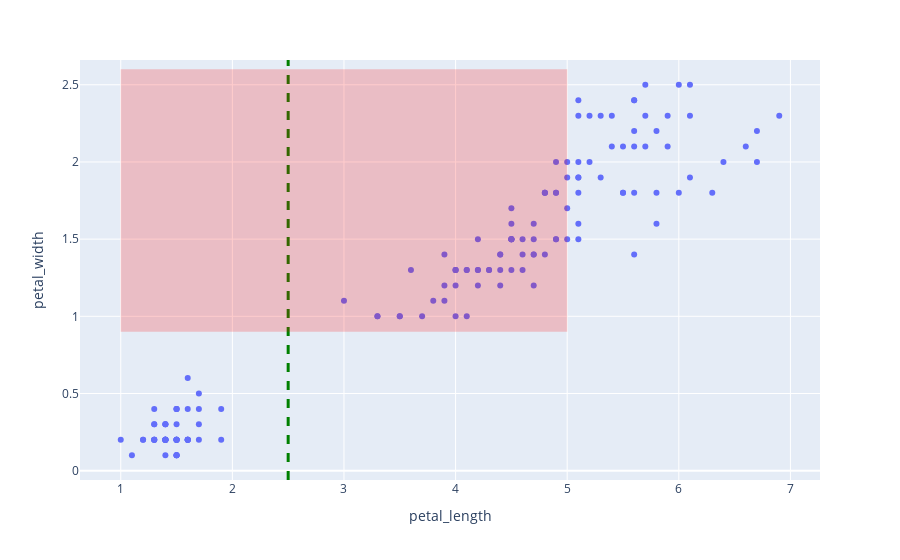

This figure's notebook cell:
### Code cell
import plotly.express as px

df = px.data.iris()
fig = px.scatter(df, x="petal_length", y="petal_width")
fig.add_vline(x=2.5, line_width=3, line_dash="dash", line_color="green")
fig.add_shape(y0=0.9, y1=2.6, x0=1, x1=5, line_width=0, fillcolor="red", opacity=0.2)
fig.show()

### Figure 1 — Plotly figure (JSON) as saved in the notebook; plotly's stock layout.template omitted (floating-point values rounded to 4 significant figures; data arrays with more than 128 entries replaced by an {"elided": "..."} marker saying what was removed)
{"data": [{"hovertemplate": "petal_length=%{x}<br>petal_width=%{y}<extra></extra>", "legendgroup": "", "marker": {"color": "#636efa", "symbol": "circle"}, "mode": "markers", "name": "", "orientation": "v", "showlegend": false, "type": "scatter", "x": {"elided": "150 float values"}, "xaxis": "x", "y": {"elided": "150 float values"}, "yaxis": "y"}], "layout": {"legend": {"tracegroupgap": 0}, "margin": {"t": 60}, "shapes": [{"line": {"color": "green", "dash": "dash", "width": 3}, "type": "line", "x0": 2.5, "x1": 2.5, "xref": "x", "y0": 0, "y1": 1, "yref": "y domain"}, {"fillcolor": "red", "line": {"width": 0}, "opacity": 0.2, "x0": 1, "x1": 5, "y0": 0.9, "y1": 2.6}], "xaxis": {"anchor": "y", "domain": [0, 1], "title": {"text": "petal_length"}}, "yaxis": {"anchor": "x", "domain": [0, 1], "title": {"text": "petal_width"}}}}
